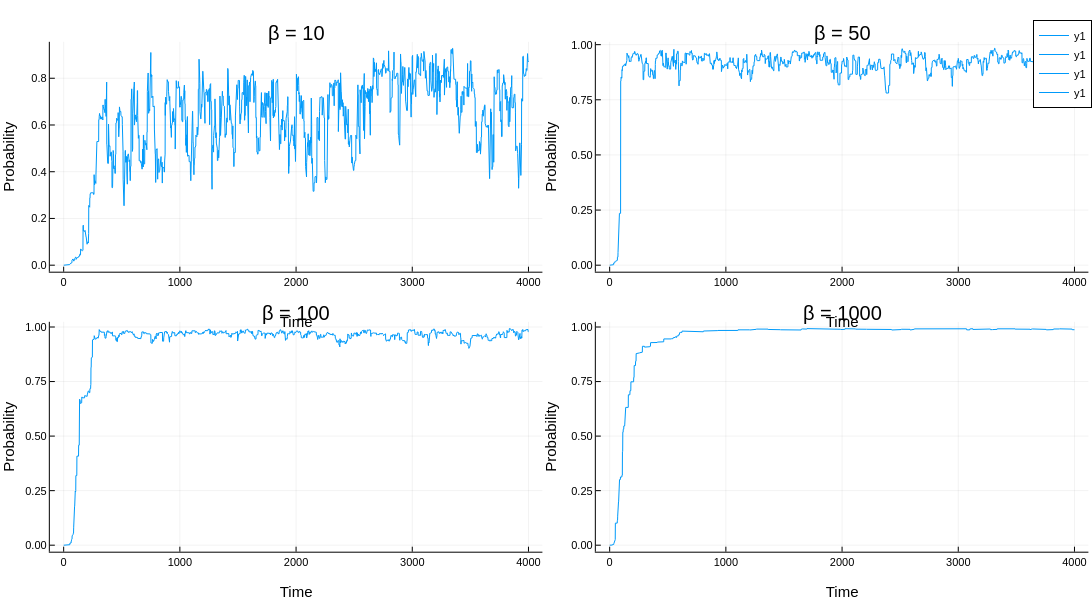

Notebook cell for this chart:
### Code cell
# benchmarking ß
using .Benchmark: benchmark_beta
benchmark_beta()

### Figure 1 — Plotly figure (JSON) as saved in the notebook; plotly's stock layout.template omitted (floating-point values rounded to 4 significant figures; data arrays with more than 128 entries replaced by an {"elided": "..."} marker saying what was removed)
{"data": [{"colorbar": {"len": 0.4105, "title": "", "x": 0.4967, "y": 0.7558}, "legendgroup": "y1", "line": {"color": "rgba(0, 154, 250, 1.000)", "dash": "solid", "shape": "linear", "width": 1}, "mode": "lines", "name": "y1", "showlegend": true, "type": "scatter", "x": {"elided": "4000 int values"}, "xaxis": "x1", "y": {"elided": "4000 float values"}, "yaxis": "y1"}, {"colorbar": {"len": 0.4105, "title": "", "x": 0.9967, "y": 0.7558}, "legendgroup": "y1", "line": {"color": "rgba(0, 154, 250, 1.000)", "dash": "solid", "shape": "linear", "width": 1}, "mode": "lines", "name": "y1", "showlegend": true, "type": "scatter", "x": {"elided": "4000 int values"}, "xaxis": "x2", "y": {"elided": "4000 float values"}, "yaxis": "y2"}, {"colorbar": {"len": 0.4105, "title": "", "x": 0.4967, "y": 0.2558}, "legendgroup": "y1", "line": {"color": "rgba(0, 154, 250, 1.000)", "dash": "solid", "shape": "linear", "width": 1}, "mode": "lines", "name": "y1", "showlegend": true, "type": "scatter", "x": {"elided": "4000 int values"}, "xaxis": "x3", "y": {"elided": "4000 float values"}, "yaxis": "y3"}, {"colorbar": {"len": 0.4105, "title": "", "x": 0.9967, "y": 0.2558}, "legendgroup": "y1", "line": {"color": "rgba(0, 154, 250, 1.000)", "dash": "solid", "shape": "linear", "width": 1}, "mode": "lines", "name": "y1", "showlegend": true, "type": "scatter", "x": {"elided": "4000 int values"}, "xaxis": "x4", "y": {"elided": "4000 float values"}, "yaxis": "y4"}], "layout": {"annotations": [{"font": {"color": "rgba(0, 0, 0, 1.000)", "family": "sans-serif", "size": 20}, "rotation": 0, "showarrow": false, "text": "β = 10", "x": 0.2712, "xanchor": "center", "xref": "paper", "y": 1, "yanchor": "top", "yref": "paper"}, {"font": {"color": "rgba(0, 0, 0, 1.000)", "family": "sans-serif", "size": 20}, "rotation": 0, "showarrow": false, "text": "β = 50", "x": 0.7712, "xanchor": "center", "xref": "paper", "y": 1, "yanchor": "top", "yref": "paper"}, {"font": {"color": "rgba(0, 0, 0, 1.000)", "family": "sans-serif", "size": 20}, "rotation": 0, "showarrow": false, "text": "β = 100", "x": 0.2712, "xanchor": "center", "xref": "paper", "y": 0.5, "yanchor": "top", "yref": "paper"}, {"font": {"color": "rgba(0, 0, 0, 1.000)", "family": "sans-serif", "size": 20}, "rotation": 0, "showarrow": false, "text": "β = 1000", "x": 0.7712, "xanchor": "center", "xref": "paper", "y": 0.5, "yanchor": "top", "yref": "paper"}], "height": 600, "legend": {"bgcolor": "rgba(255, 255, 255, 1.000)", "bordercolor": "rgba(0, 0, 0, 1.000)", "borderwidth": 1, "font": {"color": "rgba(0, 0, 0, 1.000)", "family": "sans-serif", "size": 11}, "title": {"font": {"color": "rgba(0, 0, 0, 1.000)", "family": "sans-serif", "size": 15}, "text": ""}, "tracegroupgap": 0, "traceorder": "normal", "x": 1, "xanchor": "auto", "y": 1, "yanchor": "auto"}, "margin": {"b": 20, "l": 0, "r": 0, "t": 20}, "paper_bgcolor": "rgba(255, 255, 255, 1.000)", "plot_bgcolor": "rgba(255, 255, 255, 1.000)", "showlegend": true, "width": 1200, "xaxis1": {"anchor": "y1", "domain": [0.04564, 0.4967], "gridcolor": "rgba(0, 0, 0, 0.100)", "gridwidth": 0.5, "linecolor": "rgba(0, 0, 0, 1.000)", "mirror": false, "range": [-119.0, 4120.0], "showgrid": true, "showline": true, "showticklabels": true, "tickangle": 0, "tickcolor": "rgb(0, 0, 0)", "tickfont": {"color": "rgba(0, 0, 0, 1.000)", "family": "sans-serif", "size": 11}, "tickmode": "array", "ticks": "inside", "ticktext": ["0", "1000", "2000", "3000", "4000"], "tickvals": [0, 1000, 2000, 3000, 4000], "title": "Time", "titlefont": {"color": "rgba(0, 0, 0, 1.000)", "family": "sans-serif", "size": 15}, "type": "-", "visible": true, "zeroline": false, "zerolinecolor": "rgba(0, 0, 0, 1.000)"}, "xaxis2": {"anchor": "y2", "domain": [0.5456, 0.9967], "gridcolor": "rgba(0, 0, 0, 0.100)", "gridwidth": 0.5, "linecolor": "rgba(0, 0, 0, 1.000)", "mirror": false, "range": [-119.0, 4120.0], "showgrid": true, "showline": true, "showticklabels": true, "tickangle": 0, "tickcolor": "rgb(0, 0, 0)", "tickfont": {"color": "rgba(0, 0, 0, 1.000)", "family": "sans-serif", "size": 11}, "tickmode": "array", "ticks": "inside", "ticktext": ["0", "1000", "2000", "3000", "4000"], "tickvals": [0, 1000, 2000, 3000, 4000], "title": "Time", "titlefont": {"color": "rgba(0, 0, 0, 1.000)", "family": "sans-serif", "size": 15}, "type": "-", "visible": true, "zeroline": false, "zerolinecolor": "rgba(0, 0, 0, 1.000)"}, "xaxis3": {"anchor": "y3", "domain": [0.04564, 0.4967], "gridcolor": "rgba(0, 0, 0, 0.100)", "gridwidth": 0.5, "linecolor": "rgba(0, 0, 0, 1.000)", "mirror": false, "range": [-119.0, 4120.0], "showgrid": true, "showline": true, "showticklabels": true, "tickangle": 0, "tickcolor": "rgb(0, 0, 0)", "tickfont": {"color": "rgba(0, 0, 0, 1.000)", "family": "sans-serif", "size": 11}, "tickmode": "array", "ticks": "inside", "ticktext": ["0", "1000", "2000", "3000", "4000"], "tickvals": [0, 1000, 2000, 3000, 4000], "title": "Time", "titlefont": {"color": "rgba(0, 0, 0, 1.000)", "family": "sans-serif", "size": 15}, "type": "-", "visible": true, "zeroline": false, "zerolinecolor": "rgba(0, 0, 0, 1.000)"}, "xaxis4": {"anchor": "y4", "domain": [0.5456, 0.9967], "gridcolor": "rgba(0, 0, 0, 0.100)", "gridwidth": 0.5, "linecolor": "rgba(0, 0, 0, 1.000)", "mirror": false, "range": [-119.0, 4120.0], "showgrid": true, "showline": true, "showticklabels": true, "tickangle": 0, "tickcolor": "rgb(0, 0, 0)", "tickfont": {"color": "rgba(0, 0, 0, 1.000)", "family": "sans-serif", "size": 11}, "tickmode": "array", "ticks": "inside", "ticktext": ["0", "1000", "2000", "3000", "4000"], "tickvals": [0, 1000, 2000, 3000, 4000], "title": "Time", "titlefont": {"color": "rgba(0, 0, 0, 1.000)", "family": "sans-serif", "size": 15}, "type": "-", "visible": true, "zeroline": false, "zerolinecolor": "rgba(0, 0, 0, 1.000)"}, "yaxis1": {"anchor": "x1", "domain": [0.5505, 0.961], "gridcolor": "rgba(0, 0, 0, 0.100)", "gridwidth": 0.5, "linecolor": "rgba(0, 0, 0, 1.000)", "mirror": false, "range": [-0.02784, 0.9559], "showgrid": true, "showline": true, "showticklabels": true, "tickangle": 0, "tickcolor": "rgb(0, 0, 0)", "tickfont": {"color": "rgba(0, 0, 0, 1.000)", "family": "sans-serif", "size": 11}, "tickmode": "array", "ticks": "inside", "ticktext": ["0.0", "0.2", "0.4", "0.6", "0.8"], "tickvals": [0, 0.2, 0.4, 0.6, 0.8], "title": "Probability", "titlefont": {"color": "rgba(0, 0, 0, 1.000)", "family": "sans-serif", "size": 15}, "type": "-", "visible": true, "zeroline": false, "zerolinecolor": "rgba(0, 0, 0, 1.000)"}, "yaxis2": {"anchor": "x2", "domain": [0.5505, 0.961], "gridcolor": "rgba(0, 0, 0, 0.100)", "gridwidth": 0.5, "linecolor": "rgba(0, 0, 0, 1.000)", "mirror": false, "range": [-0.0295, 1.013], "showgrid": true, "showline": true, "showticklabels": true, "tickangle": 0, "tickcolor": "rgb(0, 0, 0)", "tickfont": {"color": "rgba(0, 0, 0, 1.000)", "family": "sans-serif", "size": 11}, "tickmode": "array", "ticks": "inside", "ticktext": ["0.00", "0.25", "0.50", "0.75", "1.00"], "tickvals": [0, 0.25, 0.5, 0.75, 1], "title": "Probability", "titlefont": {"color": "rgba(0, 0, 0, 1.000)", "family": "sans-serif", "size": 15}, "type": "-", "visible": true, "zeroline": false, "zerolinecolor": "rgba(0, 0, 0, 1.000)"}, "yaxis3": {"anchor": "x3", "domain": [0.05054, 0.461], "gridcolor": "rgba(0, 0, 0, 0.100)", "gridwidth": 0.5, "linecolor": "rgba(0, 0, 0, 1.000)", "mirror": false, "range": [-0.02982, 1.024], "showgrid": true, "showline": true, "showticklabels": true, "tickangle": 0, "tickcolor": "rgb(0, 0, 0)", "tickfont": {"color": "rgba(0, 0, 0, 1.000)", "family": "sans-serif", "size": 11}, "tickmode": "array", "ticks": "inside", "ticktext": ["0.00", "0.25", "0.50", "0.75", "1.00"], "tickvals": [0, 0.25, 0.5, 0.75, 1], "title": "Probability", "titlefont": {"color": "rgba(0, 0, 0, 1.000)", "family": "sans-serif", "size": 15}, "type": "-", "visible": true, "zeroline": false, "zerolinecolor": "rgba(0, 0, 0, 1.000)"}, "yaxis4": {"anchor": "x4", "domain": [0.05054, 0.461], "gridcolor": "rgba(0, 0, 0, 0.100)", "gridwidth": 0.5, "linecolor": "rgba(0, 0, 0, 1.000)", "mirror": false, "range": [-0.02982, 1.024], "showgrid": true, "showline": true, "showticklabels": true, "tickangle": 0, "tickcolor": "rgb(0, 0, 0)", "tickfont": {"color": "rgba(0, 0, 0, 1.000)", "family": "sans-serif", "size": 11}, "tickmode": "array", "ticks": "inside", "ticktext": ["0.00", "0.25", "0.50", "0.75", "1.00"], "tickvals": [0, 0.25, 0.5, 0.75, 1], "title": "Probability", "titlefont": {"color": "rgba(0, 0, 0, 1.000)", "family": "sans-serif", "size": 15}, "type": "-", "visible": true, "zeroline": false, "zerolinecolor": "rgba(0, 0, 0, 1.000)"}}}
